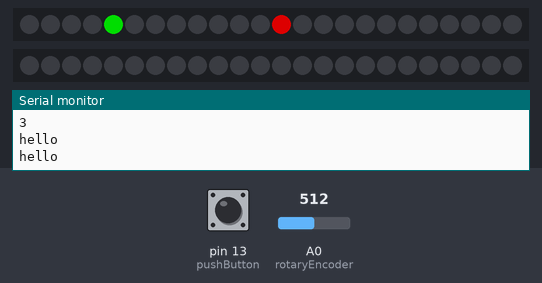
Simulated run of this sketch. Board: Arduino Uno, built with avr-gcc and run on an emulated ATmega328P. Parts: 2 × 24 RGB LEDs in strip order, left to right, the last lines printed to the serial monitor. Inputs (shaded band) come from the test bench; at power-on: pin 13 (pushButton) HIGH, A0 (rotaryEncoder) = 512. Dim RGB values are drawn brighter than linear.

Above: at 1.2 s.
1.3 s: pin 13 (pushButton) pulled LOW for 0.15 s
At 1.74 s:
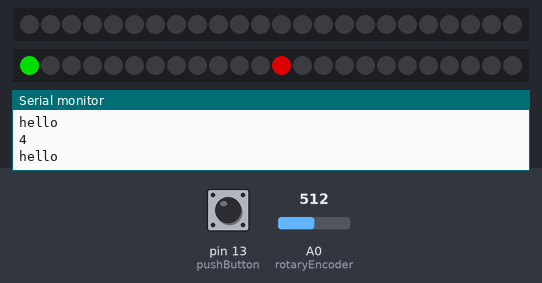
2.0 s: pin 13 (pushButton) pulled LOW for 1 s
At 2.82 s:
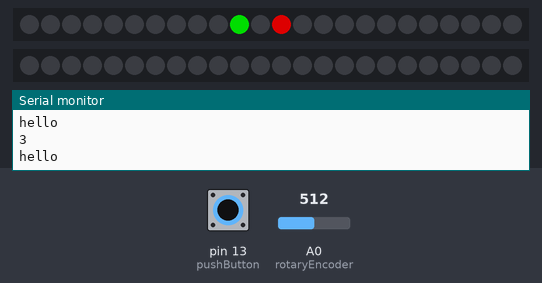
3.6 s: pin 13 (pushButton) pulled LOW for 0.15 s
At 4.22 s:
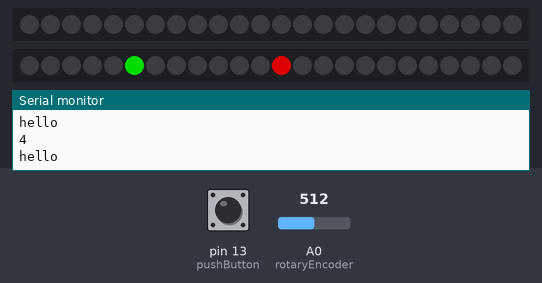
4.3 s: pin 13 (pushButton) pulled LOW for 3.2 s
At 7.7 s:
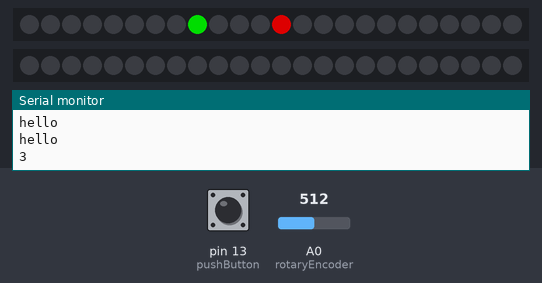
8.1 s: pin 13 (pushButton) pulled LOW for 0.15 s
At 8.54 s:
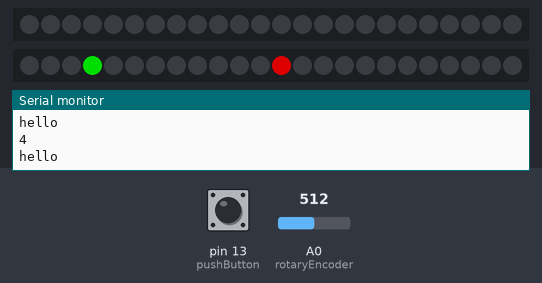
8.8 s: A0 (rotaryEncoder) set to 716
At 11.81 s:
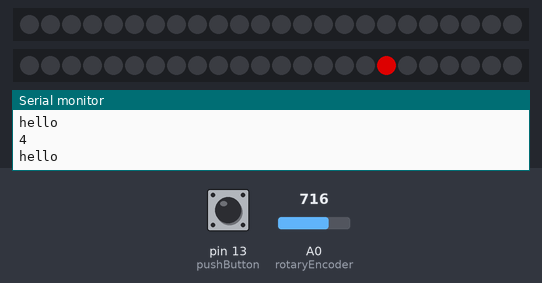
Timing chart, 0 to 12.8 s (numbered marks = the images above; inputs shaded):
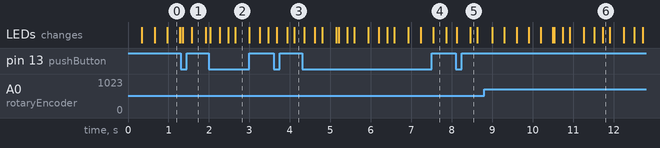

Measured:
- after the input at 1.3 s, the LEDs: first change after 0.05 s (image 1 shows a later state)
- after the input at 2.0 s, the LEDs: first change at once (image 2 shows a later state)
- after the input at 3.6 s, the LEDs: first change after 0.08 s (image 3 shows a later state)
- after the input at 4.3 s, the LEDs: first change after 0.05 s (image 4 shows a later state)
- after the input at 8.1 s, the LEDs: first change at once (image 5 shows a later state)

The sketch:

serendiMusic.ino
```cpp
#include "serendipityMusic.h"

serendipityMusic player;

void setup(){
    Serial.begin(9600);
    player.ready();
    Serial.println("ready function is done");
}

void loop(){
    Serial.println("hello");
    player.start();
    Serial.println("hello");
}
```

Variables.h
```cpp
//pinSetting
int FIRST_TOKEN_PIN = 3;
int SECOND_TOKEN_PIN = 4;
int THIRD_TOKEN_PIN = 5;

//neopixel Setting
int NUMBER_OF_PIXEL = 24;


//communication Setting
int BAUD_RATE = 9600;
```

serendiNeoPixel.h
```cpp
//for thread
#include <Arduino_FreeRTOS.h>
#include <semphr.h>
#include <Adafruit_NeoPixel.h>
#include "serendiTimer.h"
#include <Bounce2.h>


class serendiNeoPixel {

    public:


    void neoPixel_init();
    void neoPixel_start();
    void isPlaying();
    void setHighlightPoint(int);

    static int ledSelection;


    private:
    static Adafruit_NeoPixel firstPixels;
    static Adafruit_NeoPixel secondPixels;
    static Adafruit_NeoPixel thirdPixels;
    static Adafruit_NeoPixel* pixels;

    static TaskHandle_t xRotationHandle;

    static int delayVal;
    static int numberOfPixel;
    static int highlightPoint;
    static SemaphoreHandle_t xSerialSemaphore;
    int currentPoint = 0;
    bool playing = false;


    //음악이 재생중이지 않을때
    void pause();
    //토큰이 재생중일때 실행되는 함수
    //회전을 표현하는 함수
    static void firstLedRotation(void *pvParameters);
    static void TaskDigitalRead(void *pvParameters);
    static void AnalogListener(void *pvParameters);

};

int serendiNeoPixel::delayVal = 15;
int serendiNeoPixel::numberOfPixel=24;
static TaskHandle_t serendiNeoPixel::xRotationHandle;
static SemaphoreHandle_t serendiNeoPixel::xSerialSemaphore;


Adafruit_NeoPixel* serendiNeoPixel::pixels;
Adafruit_NeoPixel serendiNeoPixel::firstPixels = Adafruit_NeoPixel(numberOfPixel ,3, NEO_GRB + NEO_KHZ800);
Adafruit_NeoPixel serendiNeoPixel::secondPixels = Adafruit_NeoPixel(numberOfPixel ,4, NEO_GRB + NEO_KHZ800);
Adafruit_NeoPixel serendiNeoPixel::thirdPixels = Adafruit_NeoPixel(numberOfPixel ,5, NEO_GRB + NEO_KHZ800);

void serendiNeoPixel::isPlaying(){
    //음악 재생 요청

    //led 회전과 탐색 하이라이트를 하는 스레드를 생성
    //세마포어 생성

    if(xSerialSemaphore ==NULL){
      xSerialSemaphore = xSemaphoreCreateMutex();

      if((xSerialSemaphore)!=NULL)
        xSemaphoreGive((xSerialSemaphore));
    }

    // LED 링을 계속 회전하게 만들어 주는 스레드
    xTaskCreate(
      this->firstLedRotation,
      (const portCHAR *) "LedRotation",
      128,
      this,
      4,
      &xRotationHandle
    );
    Serial.println("all task created");

    //인풋이 생기면 ledSelection을 조절하여 기존의 스레드를 종료하고 새로운 스레드를 생성
    xTaskCreate(
      this->TaskDigitalRead,
      (const portCHAR *) "Button Test",
      128,
      this,
      2,
      NULL
    );
    Serial.println("all task created");

    xTaskCreate(
      this->AnalogListener,
      (const portCHAR *) "Detect rotation",
      128,
      this,
      2,
      NULL
    );
    Serial.println("all task created");

    // vTaskStartScheduler();
    Serial.println("all task created");

    //이벤트 리스터 생성

}
void serendiNeoPixel::TaskDigitalRead(void *pvParameters __attribute__((unused))){

  if(xSemaphoreTake(xSerialSemaphore,(TickType_t)5) == pdTRUE){
    Serial.println("Digital Listener was created");
    xSemaphoreGive(xSerialSemaphore);
  }

  int pushButton = 13;
  pinMode(pushButton,INPUT);

  Bounce debouncer = Bounce(); //Instantiate a Bounce object
  debouncer.attach(pushButton,INPUT_PULLUP);
  debouncer.interval(25);


    for(;;){
      debouncer.update();
      if(debouncer.fell()){

        if(xSemaphoreTake(xSerialSemaphore,(TickType_t)5)==pdTRUE){
        serendiNeoPixel::ledSelection+= 1;

         if(serendiNeoPixel::ledSelection> 4){
           serendiNeoPixel::ledSelection= 3;
         }
         Serial.println("hello");
        xSemaphoreGive(xSerialSemaphore);
        }
        vTaskDelay(10);
        Serial.println(ledSelection);

        if(xSemaphoreTake(xSerialSemaphore,(TickType_t)5)==pdTRUE){
          Serial.println("deleting");
          vTaskDelete(xRotationHandle);
          Serial.println("deleted");
          xSemaphoreGive(xSerialSemaphore);
        }

         xTaskCreate(
           firstLedRotation,
           (const portCHAR *) "LedRotation",
           128,
           NULL,
           4,
           &xRotationHandle
         );

         if(xSemaphoreTake(xSerialSemaphore,(TickType_t)5) == pdTRUE){
           Serial.println("created");
           xSemaphoreGive(xSerialSemaphore);
         }

          //기존 테스크가 죽을떄 동안 무한 루프
      }
    }
}


// Tasks for rotation feed back (now Playing)
void serendiNeoPixel::firstLedRotation(void *pvParameters __attribute__((unused))){
  //처음에 점점빨라지는 형식으로 구현하기
  (void) pvParameters;

  if(xSemaphoreTake(xSerialSemaphore,(TickType_t)5) == pdTRUE){
    Serial.println("Rotation is created");
    xSemaphoreGive(xSerialSemaphore);
  }

  // pixels = Adafruit_NeoPixel(numberOfPixel ,3, NEO_GRB + NEO_KHZ800);

  if(ledSelection==3){

    firstPixels.begin();
    const TickType_t xFrequency = 1;
    TickType_t xLastWakeTime = xTaskGetTickCount();
    // serendiTimer a = serendiTimer();


    //A task shall never return or exit.
    int i = 0;
    for(;;){

      if(ledSelection!=3){
        //turn off all light
        firstPixels.clear();
        firstPixels.show();
        //wait until delite
        vTaskSuspend(xRotationHandle);
      }

        i = (i > numberOfPixel) ? 0 : i;
        // pixels.Color takes RGB values, from 0,0,0 up to 255,255,255
        firstPixels.clear();
        firstPixels.setPixelColor(i, firstPixels.Color(0,150,0)); // Moderately bright green color.
        firstPixels.setPixelColor(highlightPoint, firstPixels.Color(150,0,0));
        // Serial.println(highlightPoint);
        firstPixels.show(); // This sends the updated pixel color to the hardware.

        vTaskDelayUntil(&xLastWakeTime,xFrequency);
        i++;
    }
  }
  else if(ledSelection==4){

    secondPixels.begin();
    const TickType_t xFrequency = 1;
    TickType_t xLastWakeTime = xTaskGetTickCount();
    // serendiTimer a = serendiTimer();


    //A task shall never return or exit.
    int i = 0;
    for(;;){

        if(ledSelection!=4){
          //turn off all light
          secondPixels.clear();
          secondPixels.show();
          //wait until delite
          vTaskSuspend(xRotationHandle);
        }

        i = (i > numberOfPixel) ? 0 : i;

        // pixels.Color takes RGB values, from 0,0,0 up to 255,255,255
        secondPixels.clear();
        secondPixels.setPixelColor(i, secondPixels.Color(0,150,0)); // Moderately bright green color.
        secondPixels.setPixelColor(highlightPoint, secondPixels.Color(150,0,0));
        // Serial.println(highlightPoint);
        secondPixels.show(); // This sends the updated pixel color to the hardware.

        vTaskDelayUntil(&xLastWakeTime,xFrequency);


        i++;
    }
  }

}

void serendiNeoPixel::AnalogListener(void *pvParameters){
   if(xSemaphoreTake(xSerialSemaphore,(TickType_t)5) == pdTRUE){
     Serial.println("AnalogListener is created");
     xSemaphoreGive(xSerialSemaphore);
   }
  int rotaryEncoder = A0;
  int prevVal = -1;
  int tempVal;
  for(;;){
    tempVal = analogRead(rotaryEncoder);
    serendiNeoPixel::highlightPoint = map(tempVal,
                                          0, 1024,
                                          1, numberOfPixel);
    tempVal = serendiNeoPixel::highlightPoint;
    if(prevVal != tempVal){
      prevVal = tempVal;
      if(xSemaphoreTake(xSerialSemaphore,(TickType_t)5) == pdTRUE){
      // Serial.println(prevVal);
        xSemaphoreGive(xSerialSemaphore);
      }
      prevVal = serendiNeoPixel::highlightPoint;
    }
  }
}

int serendiNeoPixel::highlightPoint=0;
int serendiNeoPixel::ledSelection=3;

 void serendiNeoPixel::setHighlightPoint(int hp){
   highlightPoint = hp;
 }
```

serendiTimer.h
```cpp
class serendiTimer
{
private:
    /* data */
public:
    serendiTimer(/* args */);
    ~serendiTimer();

    void waitMillis(int);
};

serendiTimer::serendiTimer(/* args */)
{
}

serendiTimer::~serendiTimer()
{
}

void serendiTimer::waitMillis(int delayMillis){
}
```

serendipityMusic.h
```cpp
// For arduino

#include "serendiNeoPixel.h"
#include "Variables.h"

class serendipityMusic {
    public:
    void ready();
    void start();

    private:
    //다이얼이 부착되었을때 동작할 함수
    void dialAttached(int);


};

void serendipityMusic::ready(){

    // setting for RFID

    // settting for Neopixel
    serendiNeoPixel secondRing = serendiNeoPixel();
    // serendiNeoPixel thirdRing = serendiNeoPixel(THIRD_TOKEN_PIN , NUMBER_OF_PIXEL);

    Serial.println("hello");
    secondRing.isPlaying();
    Serial.println("isPlaying is done");

    // firstRing.isPlaying();

    // this->dialAttached(3);


}

void serendipityMusic::start(){
    Serial.println(serendiNeoPixel::ledSelection);

}

void serendipityMusic::dialAttached(int PIN){
    //다이얼이 부착되면 해당 하는 링을 활성화


}
```
